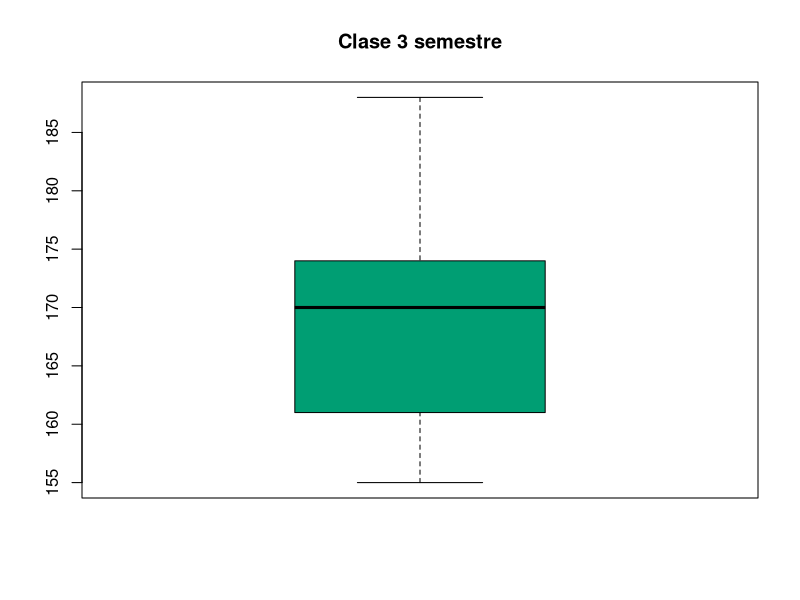

Source code (R):
# Laboratorio Semana 3
#JOSE SANTOS ZARTE BOCANEGRA
# 20/08/2025



# Ingresar datos de manera manual

edad <- c(18, 19, 18, 18, 25, 19, 18, 18, 18, 17, 19,
          19, 18, 17, 19, 18, 19, 19)
alumno <- seq(1,18,1)

info <- data.frame(alumno, edad)

info$Altura <- c(174, 174, 170, 160, 158, 155, 188,
                 170, 175, 170, 172, 170, 174, 180,
                 158, 161, 188, 164)
# Graficar datos ----------------------------------------------------------

boxplot(info$Altura,
        # col sirve para colorear la gráfica
        col = "#009E73",
        # Main sirve para poner un título
        main = "Clase 3 semestre") 

# Estadísticas descriptivas -----------------------------------------------



# Estadística inferencial -------------------------------------------------
